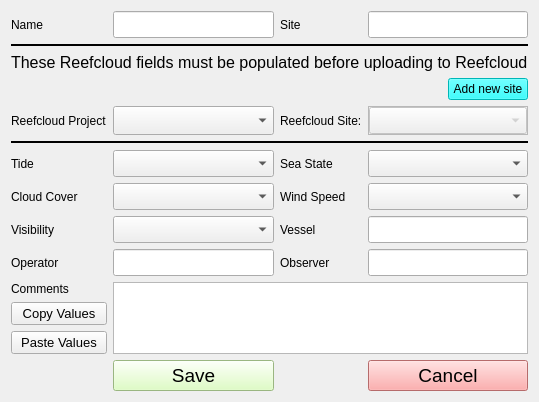
<?xml version="1.0" encoding="UTF-8"?>
<ui version="4.0">
 <class>Form</class>
 <widget class="QWidget" name="Form">
  <property name="geometry">
   <rect>
    <x>0</x>
    <y>0</y>
    <width>531</width>
    <height>402</height>
   </rect>
  </property>
  <property name="windowTitle">
   <string>Form</string>
  </property>
  <layout class="QGridLayout" name="gridLayout">
   <item row="4" column="3">
    <widget class="QFrame" name="frame">
     <property name="frameShape">
      <enum>QFrame::StyledPanel</enum>
     </property>
     <property name="frameShadow">
      <enum>QFrame::Raised</enum>
     </property>
     <layout class="QHBoxLayout" name="horizontalLayout">
      <property name="leftMargin">
       <number>0</number>
      </property>
      <property name="topMargin">
       <number>0</number>
      </property>
      <property name="rightMargin">
       <number>0</number>
      </property>
      <property name="bottomMargin">
       <number>0</number>
      </property>
      <item>
       <widget class="QComboBox" name="cb_reefcloud_site">
        <property name="enabled">
         <bool>false</bool>
        </property>
        <property name="sizePolicy">
         <sizepolicy hsizetype="Expanding" vsizetype="Expanding">
          <horstretch>0</horstretch>
          <verstretch>0</verstretch>
         </sizepolicy>
        </property>
        <property name="font">
         <font>
          <pointsize>12</pointsize>
         </font>
        </property>
       </widget>
      </item>
     </layout>
    </widget>
   </item>
   <item row="9" column="1">
    <widget class="QLineEdit" name="ed_operator">
     <property name="sizePolicy">
      <sizepolicy hsizetype="Expanding" vsizetype="MinimumExpanding">
       <horstretch>0</horstretch>
       <verstretch>0</verstretch>
      </sizepolicy>
     </property>
     <property name="font">
      <font>
       <pointsize>12</pointsize>
      </font>
     </property>
    </widget>
   </item>
   <item row="7" column="1">
    <widget class="QComboBox" name="cb_cloud">
     <property name="sizePolicy">
      <sizepolicy hsizetype="Expanding" vsizetype="MinimumExpanding">
       <horstretch>0</horstretch>
       <verstretch>0</verstretch>
      </sizepolicy>
     </property>
     <property name="font">
      <font>
       <pointsize>12</pointsize>
      </font>
     </property>
    </widget>
   </item>
   <item row="9" column="2">
    <widget class="QLabel" name="label_6">
     <property name="sizePolicy">
      <sizepolicy hsizetype="Preferred" vsizetype="Preferred">
       <horstretch>0</horstretch>
       <verstretch>0</verstretch>
      </sizepolicy>
     </property>
     <property name="text">
      <string>Observer</string>
     </property>
    </widget>
   </item>
   <item row="0" column="2">
    <widget class="QLabel" name="label_2">
     <property name="text">
      <string>Site</string>
     </property>
    </widget>
   </item>
   <item row="6" column="2">
    <widget class="QLabel" name="label_7">
     <property name="sizePolicy">
      <sizepolicy hsizetype="Preferred" vsizetype="Preferred">
       <horstretch>0</horstretch>
       <verstretch>0</verstretch>
      </sizepolicy>
     </property>
     <property name="text">
      <string>Sea State</string>
     </property>
    </widget>
   </item>
   <item row="9" column="0">
    <widget class="QLabel" name="label_4">
     <property name="sizePolicy">
      <sizepolicy hsizetype="Preferred" vsizetype="Preferred">
       <horstretch>0</horstretch>
       <verstretch>0</verstretch>
      </sizepolicy>
     </property>
     <property name="text">
      <string>Operator</string>
     </property>
    </widget>
   </item>
   <item row="0" column="3">
    <widget class="QLineEdit" name="ed_site">
     <property name="sizePolicy">
      <sizepolicy hsizetype="Expanding" vsizetype="Expanding">
       <horstretch>0</horstretch>
       <verstretch>0</verstretch>
      </sizepolicy>
     </property>
     <property name="font">
      <font>
       <pointsize>12</pointsize>
      </font>
     </property>
    </widget>
   </item>
   <item row="8" column="3">
    <widget class="QLineEdit" name="ed_vessel">
     <property name="sizePolicy">
      <sizepolicy hsizetype="Expanding" vsizetype="MinimumExpanding">
       <horstretch>0</horstretch>
       <verstretch>0</verstretch>
      </sizepolicy>
     </property>
     <property name="font">
      <font>
       <pointsize>12</pointsize>
      </font>
     </property>
    </widget>
   </item>
   <item row="13" column="0">
    <widget class="QPushButton" name="btn_paste">
     <property name="sizePolicy">
      <sizepolicy hsizetype="Preferred" vsizetype="Minimum">
       <horstretch>0</horstretch>
       <verstretch>0</verstretch>
      </sizepolicy>
     </property>
     <property name="font">
      <font>
       <pointsize>10</pointsize>
      </font>
     </property>
     <property name="text">
      <string>Paste Values</string>
     </property>
    </widget>
   </item>
   <item row="12" column="0">
    <widget class="QPushButton" name="btn_copy">
     <property name="sizePolicy">
      <sizepolicy hsizetype="Preferred" vsizetype="Minimum">
       <horstretch>0</horstretch>
       <verstretch>0</verstretch>
      </sizepolicy>
     </property>
     <property name="font">
      <font>
       <pointsize>10</pointsize>
      </font>
     </property>
     <property name="text">
      <string>Copy Values</string>
     </property>
    </widget>
   </item>
   <item row="14" column="1">
    <widget class="QPushButton" name="saveButton">
     <property name="sizePolicy">
      <sizepolicy hsizetype="Preferred" vsizetype="Fixed">
       <horstretch>0</horstretch>
       <verstretch>0</verstretch>
      </sizepolicy>
     </property>
     <property name="font">
      <font>
       <pointsize>14</pointsize>
      </font>
     </property>
     <property name="styleSheet">
      <string notr="true">background-color: rgb(215, 255, 181);</string>
     </property>
     <property name="text">
      <string>Save</string>
     </property>
    </widget>
   </item>
   <item row="9" column="3">
    <widget class="QLineEdit" name="ed_observer">
     <property name="sizePolicy">
      <sizepolicy hsizetype="Expanding" vsizetype="Ignored">
       <horstretch>0</horstretch>
       <verstretch>0</verstretch>
      </sizepolicy>
     </property>
     <property name="font">
      <font>
       <pointsize>12</pointsize>
      </font>
     </property>
    </widget>
   </item>
   <item row="8" column="1">
    <widget class="QComboBox" name="cb_vis">
     <property name="sizePolicy">
      <sizepolicy hsizetype="Preferred" vsizetype="MinimumExpanding">
       <horstretch>0</horstretch>
       <verstretch>0</verstretch>
      </sizepolicy>
     </property>
     <property name="font">
      <font>
       <pointsize>12</pointsize>
      </font>
     </property>
    </widget>
   </item>
   <item row="8" column="2">
    <widget class="QLabel" name="label_5">
     <property name="text">
      <string>Vessel</string>
     </property>
    </widget>
   </item>
   <item row="6" column="3">
    <widget class="QComboBox" name="cb_sea">
     <property name="sizePolicy">
      <sizepolicy hsizetype="Expanding" vsizetype="MinimumExpanding">
       <horstretch>0</horstretch>
       <verstretch>0</verstretch>
      </sizepolicy>
     </property>
     <property name="font">
      <font>
       <pointsize>12</pointsize>
      </font>
     </property>
    </widget>
   </item>
   <item row="14" column="3">
    <widget class="QPushButton" name="cancelButton">
     <property name="sizePolicy">
      <sizepolicy hsizetype="Preferred" vsizetype="Fixed">
       <horstretch>0</horstretch>
       <verstretch>0</verstretch>
      </sizepolicy>
     </property>
     <property name="font">
      <font>
       <pointsize>14</pointsize>
      </font>
     </property>
     <property name="styleSheet">
      <string notr="true">background-color: rgb(255, 150, 150);</string>
     </property>
     <property name="text">
      <string>Cancel</string>
     </property>
    </widget>
   </item>
   <item row="6" column="1">
    <widget class="QComboBox" name="cb_tide">
     <property name="sizePolicy">
      <sizepolicy hsizetype="Expanding" vsizetype="MinimumExpanding">
       <horstretch>0</horstretch>
       <verstretch>0</verstretch>
      </sizepolicy>
     </property>
     <property name="font">
      <font>
       <pointsize>12</pointsize>
      </font>
     </property>
    </widget>
   </item>
   <item row="8" column="0">
    <widget class="QLabel" name="label_10">
     <property name="sizePolicy">
      <sizepolicy hsizetype="Preferred" vsizetype="Preferred">
       <horstretch>0</horstretch>
       <verstretch>0</verstretch>
      </sizepolicy>
     </property>
     <property name="text">
      <string>Visibility</string>
     </property>
    </widget>
   </item>
   <item row="11" column="1" rowspan="3" colspan="3">
    <widget class="QPlainTextEdit" name="ed_comments">
     <property name="sizePolicy">
      <sizepolicy hsizetype="Expanding" vsizetype="Preferred">
       <horstretch>0</horstretch>
       <verstretch>0</verstretch>
      </sizepolicy>
     </property>
     <property name="minimumSize">
      <size>
       <width>0</width>
       <height>0</height>
      </size>
     </property>
    </widget>
   </item>
   <item row="0" column="0">
    <widget class="QLabel" name="label_13">
     <property name="sizePolicy">
      <sizepolicy hsizetype="Preferred" vsizetype="Preferred">
       <horstretch>0</horstretch>
       <verstretch>0</verstretch>
      </sizepolicy>
     </property>
     <property name="text">
      <string>Name</string>
     </property>
    </widget>
   </item>
   <item row="6" column="0">
    <widget class="QLabel" name="label_15">
     <property name="sizePolicy">
      <sizepolicy hsizetype="Preferred" vsizetype="Preferred">
       <horstretch>0</horstretch>
       <verstretch>0</verstretch>
      </sizepolicy>
     </property>
     <property name="text">
      <string>Tide</string>
     </property>
    </widget>
   </item>
   <item row="11" column="0">
    <widget class="QLabel" name="label_3">
     <property name="sizePolicy">
      <sizepolicy hsizetype="Preferred" vsizetype="Preferred">
       <horstretch>0</horstretch>
       <verstretch>0</verstretch>
      </sizepolicy>
     </property>
     <property name="text">
      <string>Comments</string>
     </property>
    </widget>
   </item>
   <item row="7" column="0">
    <widget class="QLabel" name="label_9">
     <property name="sizePolicy">
      <sizepolicy hsizetype="Preferred" vsizetype="Preferred">
       <horstretch>0</horstretch>
       <verstretch>0</verstretch>
      </sizepolicy>
     </property>
     <property name="text">
      <string>Cloud Cover</string>
     </property>
    </widget>
   </item>
   <item row="7" column="2">
    <widget class="QLabel" name="label_8">
     <property name="sizePolicy">
      <sizepolicy hsizetype="Preferred" vsizetype="Preferred">
       <horstretch>0</horstretch>
       <verstretch>0</verstretch>
      </sizepolicy>
     </property>
     <property name="text">
      <string>Wind Speed</string>
     </property>
    </widget>
   </item>
   <item row="0" column="1">
    <widget class="QLineEdit" name="ed_name">
     <property name="sizePolicy">
      <sizepolicy hsizetype="Expanding" vsizetype="Expanding">
       <horstretch>0</horstretch>
       <verstretch>0</verstretch>
      </sizepolicy>
     </property>
     <property name="font">
      <font>
       <pointsize>12</pointsize>
      </font>
     </property>
    </widget>
   </item>
   <item row="7" column="3">
    <widget class="QComboBox" name="cb_wind">
     <property name="sizePolicy">
      <sizepolicy hsizetype="Expanding" vsizetype="MinimumExpanding">
       <horstretch>0</horstretch>
       <verstretch>0</verstretch>
      </sizepolicy>
     </property>
     <property name="font">
      <font>
       <pointsize>12</pointsize>
      </font>
     </property>
    </widget>
   </item>
   <item row="4" column="2">
    <widget class="QLabel" name="label_11">
     <property name="sizePolicy">
      <sizepolicy hsizetype="Preferred" vsizetype="Expanding">
       <horstretch>0</horstretch>
       <verstretch>0</verstretch>
      </sizepolicy>
     </property>
     <property name="text">
      <string>Reefcloud Site:</string>
     </property>
    </widget>
   </item>
   <item row="4" column="1">
    <widget class="QComboBox" name="cb_reefcloud_project">
     <property name="sizePolicy">
      <sizepolicy hsizetype="Expanding" vsizetype="Expanding">
       <horstretch>0</horstretch>
       <verstretch>0</verstretch>
      </sizepolicy>
     </property>
     <property name="font">
      <font>
       <pointsize>12</pointsize>
      </font>
     </property>
    </widget>
   </item>
   <item row="4" column="0">
    <widget class="QLabel" name="label">
     <property name="sizePolicy">
      <sizepolicy hsizetype="Preferred" vsizetype="Expanding">
       <horstretch>0</horstretch>
       <verstretch>0</verstretch>
      </sizepolicy>
     </property>
     <property name="text">
      <string>Reefcloud Project</string>
     </property>
    </widget>
   </item>
   <item row="1" column="0" colspan="4">
    <widget class="QFrame" name="frame_2">
     <property name="minimumSize">
      <size>
       <width>0</width>
       <height>0</height>
      </size>
     </property>
     <property name="frameShape">
      <enum>QFrame::HLine</enum>
     </property>
     <property name="frameShadow">
      <enum>QFrame::Plain</enum>
     </property>
     <property name="lineWidth">
      <number>2</number>
     </property>
    </widget>
   </item>
   <item row="5" column="0" colspan="4">
    <widget class="QFrame" name="frame_3">
     <property name="minimumSize">
      <size>
       <width>0</width>
       <height>0</height>
      </size>
     </property>
     <property name="frameShape">
      <enum>QFrame::HLine</enum>
     </property>
     <property name="frameShadow">
      <enum>QFrame::Plain</enum>
     </property>
     <property name="lineWidth">
      <number>2</number>
     </property>
    </widget>
   </item>
   <item row="3" column="3" alignment="Qt::AlignRight">
    <widget class="QPushButton" name="newSiteButton">
     <property name="sizePolicy">
      <sizepolicy hsizetype="Maximum" vsizetype="Maximum">
       <horstretch>0</horstretch>
       <verstretch>0</verstretch>
      </sizepolicy>
     </property>
     <property name="styleSheet">
      <string notr="true">background-color: cyan;</string>
     </property>
     <property name="text">
      <string>Add new site</string>
     </property>
    </widget>
   </item>
   <item row="2" column="0" colspan="4">
    <widget class="QLabel" name="label_12">
     <property name="sizePolicy">
      <sizepolicy hsizetype="Expanding" vsizetype="MinimumExpanding">
       <horstretch>0</horstretch>
       <verstretch>0</verstretch>
      </sizepolicy>
     </property>
     <property name="font">
      <font>
       <pointsize>12</pointsize>
      </font>
     </property>
     <property name="text">
      <string>These Reefcloud fields must be populated before uploading to Reefcloud</string>
     </property>
    </widget>
   </item>
  </layout>
 </widget>
 <resources/>
 <connections/>
</ui>
